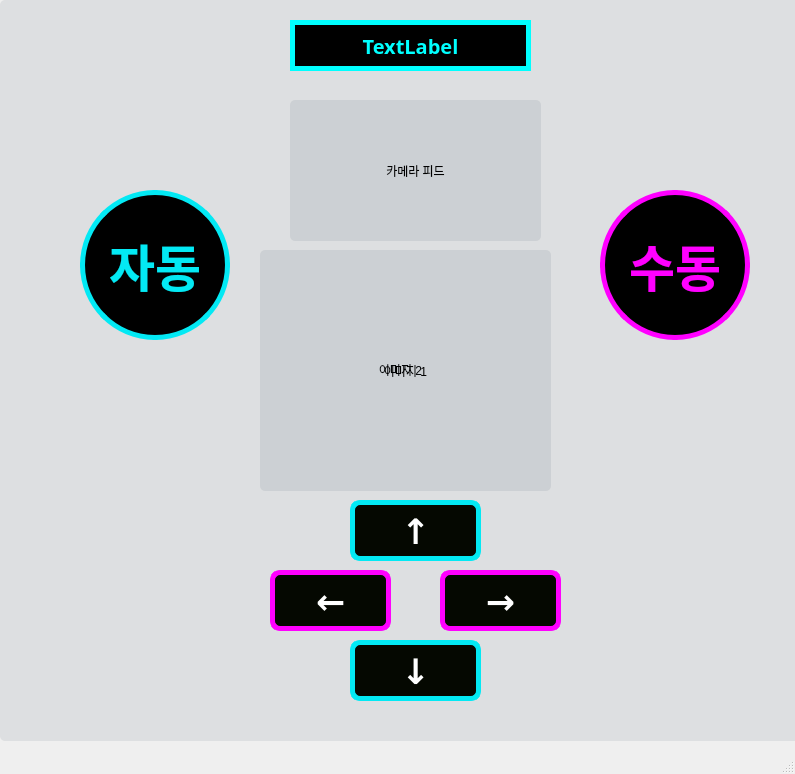
<?xml version="1.0" encoding="UTF-8"?>
<ui version="4.0">
 <class>MainWindow</class>
 <widget class="QMainWindow" name="MainWindow">
  <property name="geometry">
   <rect>
    <x>0</x>
    <y>0</y>
    <width>795</width>
    <height>774</height>
   </rect>
  </property>
  <property name="windowTitle">
   <string>자율주행 제어 시스템</string>
  </property>
  <property name="styleSheet">
   <string notr="true">
    QPushButton {
        border-radius: 10px;
        border: 2px solid #2E86C1;
        color: white;
        font-weight: bold;
    }
    QPushButton:hover {
        border: 2px solid #3498DB;
    }
    QPushButton:pressed {
        background-color: #1A5276;
    }
    QLabel {
        background-color: rgba(52, 73, 94, 0.1);
        border-radius: 5px;
        padding: 5px;
    }
   </string>
  </property>
  <widget class="QWidget" name="centralwidget">
   <widget class="QLabel" name="background_image">
    <property name="geometry">
     <rect>
      <x>0</x>
      <y>0</y>
      <width>801</width>
      <height>741</height>
     </rect>
    </property>
    <property name="cursor">
     <cursorShape>UpArrowCursor</cursorShape>
    </property>
    <property name="focusPolicy">
     <enum>Qt::ClickFocus</enum>
    </property>
    <property name="toolTipDuration">
     <number>-5</number>
    </property>
    <property name="layoutDirection">
     <enum>Qt::LeftToRight</enum>
    </property>
    <property name="frameShape">
     <enum>QFrame::NoFrame</enum>
    </property>
    <property name="frameShadow">
     <enum>QFrame::Sunken</enum>
    </property>
    <property name="midLineWidth">
     <number>3</number>
    </property>
    <property name="text">
     <string>이미지 2</string>
    </property>
    <property name="textFormat">
     <enum>Qt::PlainText</enum>
    </property>
    <property name="alignment">
     <set>Qt::AlignCenter</set>
    </property>
    <property name="margin">
     <number>2</number>
    </property>
   </widget>
   <widget class="QPushButton" name="stick">
    <property name="geometry">
     <rect>
      <x>600</x>
      <y>190</y>
      <width>150</width>
      <height>150</height>
     </rect>
    </property>
    <property name="sizePolicy">
     <sizepolicy hsizetype="Preferred" vsizetype="Preferred">
      <horstretch>0</horstretch>
      <verstretch>0</verstretch>
     </sizepolicy>
    </property>
    <property name="maximumSize">
     <size>
      <width>150</width>
      <height>150</height>
     </size>
    </property>
    <property name="baseSize">
     <size>
      <width>200</width>
      <height>200</height>
     </size>
    </property>
    <property name="font">
     <font>
      <family>Noto Sans Korean Bold</family>
      <pointsize>10</pointsize>
      <weight>75</weight>
      <bold>true</bold>
     </font>
    </property>
    <property name="cursor">
     <cursorShape>PointingHandCursor</cursorShape>
    </property>
    <property name="styleSheet">
     <string notr="true">QPushButton {
    width: 150px;
    height: 150px;
    border-radius: 75px;
    border: 5px solid #ff00ff;
    font-size: 50px;
    text-transform: uppercase;
    background-color: black;
    color: #ff00ff;
}

QPushButton:pressed {
    border: 5px solid #f4eedd;
    color: #f4eedd;
    background-color: #020a10;
}</string>
    </property>
    <property name="text">
     <string>수동</string>
    </property>
    <property name="iconSize">
     <size>
      <width>20</width>
      <height>20</height>
     </size>
    </property>
   </widget>
   <widget class="QPushButton" name="automode">
    <property name="geometry">
     <rect>
      <x>80</x>
      <y>190</y>
      <width>150</width>
      <height>150</height>
     </rect>
    </property>
    <property name="maximumSize">
     <size>
      <width>150</width>
      <height>150</height>
     </size>
    </property>
    <property name="baseSize">
     <size>
      <width>200</width>
      <height>200</height>
     </size>
    </property>
    <property name="font">
     <font>
      <family>Noto Sans Korean Bold</family>
      <pointsize>10</pointsize>
      <weight>75</weight>
      <bold>true</bold>
     </font>
    </property>
    <property name="cursor">
     <cursorShape>PointingHandCursor</cursorShape>
    </property>
    <property name="styleSheet">
     <string notr="true">QPushButton{width: 150px;
height: 150px;
border-radius: 75px;
border: 5px solid #03e9f4; /* 반투명한 테두리 */
font-size: 50px;
background-color: black;
color: #03e9f4;
}
QPushButton:pressed {
    border: 5px solid #f4eedd;
    color: #f4eedd;
    background-color: #020a10;
}</string>
    </property>
    <property name="text">
     <string>자동</string>
    </property>
   </widget>
   <widget class="QPushButton" name="left">
    <property name="geometry">
     <rect>
      <x>270</x>
      <y>570</y>
      <width>121</width>
      <height>61</height>
     </rect>
    </property>
    <property name="font">
     <font>
      <family>맑은 고딕</family>
      <pointsize>10</pointsize>
      <weight>75</weight>
      <bold>true</bold>
     </font>
    </property>
    <property name="cursor">
     <cursorShape>PointingHandCursor</cursorShape>
    </property>
    <property name="styleSheet">
     <string notr="true">QPushButton{
    border: 5px solid #ff00ff; /* 반투명한 테두리 */
    font-size: 35px;
    background-color: #050801; /* 네온 블루 */
    color: white;
}
QPushButton:pressed {
    border: 5px solid #f4eedd;
    color: #f4eedd;
    background-color: #020a10;
}</string>
    </property>
    <property name="text">
     <string>←</string>
    </property>
   </widget>
   <widget class="QPushButton" name="back">
    <property name="geometry">
     <rect>
      <x>350</x>
      <y>640</y>
      <width>131</width>
      <height>61</height>
     </rect>
    </property>
    <property name="font">
     <font>
      <family>맑은 고딕</family>
      <pointsize>10</pointsize>
      <weight>75</weight>
      <bold>true</bold>
     </font>
    </property>
    <property name="cursor">
     <cursorShape>PointingHandCursor</cursorShape>
    </property>
    <property name="styleSheet">
     <string notr="true">QPushButton{border: 5px solid #03e9f4; /* 반투명한 테두리 */
    font-size: 35px;
    background-color: #050801; /* 네온 블루 */
    color: white;
}
QPushButton:pressed {
    border: 5px solid #f4eedd;
    color: #f4eedd;
    background-color: #020a10;
}</string>
    </property>
    <property name="text">
     <string>↓</string>
    </property>
   </widget>
   <widget class="QPushButton" name="go">
    <property name="geometry">
     <rect>
      <x>350</x>
      <y>500</y>
      <width>131</width>
      <height>61</height>
     </rect>
    </property>
    <property name="font">
     <font>
      <family>맑은 고딕</family>
      <pointsize>10</pointsize>
      <weight>75</weight>
      <bold>true</bold>
     </font>
    </property>
    <property name="cursor">
     <cursorShape>PointingHandCursor</cursorShape>
    </property>
    <property name="styleSheet">
     <string notr="true">QPushButton{border: 5px solid #03e9f4; /* 반투명한 테두리 */
    font-size: 35px;
    background-color: #050801; /* 네온 블루 */
    color: white;
}
QPushButton:pressed {
    border: 5px solid #f4eedd;
    color: #f4eedd;
    background-color: #020a10;
}</string>
    </property>
    <property name="text">
     <string>↑</string>
    </property>
   </widget>
   <widget class="QPushButton" name="right">
    <property name="geometry">
     <rect>
      <x>440</x>
      <y>570</y>
      <width>121</width>
      <height>61</height>
     </rect>
    </property>
    <property name="font">
     <font>
      <family>맑은 고딕</family>
      <pointsize>10</pointsize>
      <weight>75</weight>
      <bold>true</bold>
     </font>
    </property>
    <property name="cursor">
     <cursorShape>PointingHandCursor</cursorShape>
    </property>
    <property name="styleSheet">
     <string notr="true">QPushButton{
    border: 5px solid #ff00ff; /* 반투명한 테두리 */
    font-size: 35px;
    background-color: #050801; /* 네온 블루 */
    color: white;
}
QPushButton:pressed {
    border: 5px solid #f4eedd;
    color: #f4eedd;
    background-color: #020a10;
}</string>
    </property>
    <property name="text">
     <string>→</string>
    </property>
   </widget>
   <widget class="QLabel" name="camera">
    <property name="geometry">
     <rect>
      <x>290</x>
      <y>100</y>
      <width>251</width>
      <height>141</height>
     </rect>
    </property>
    <property name="frameShape">
     <enum>QFrame::Box</enum>
    </property>
    <property name="text">
     <string>카메라 피드</string>
    </property>
    <property name="alignment">
     <set>Qt::AlignCenter</set>
    </property>
   </widget>
   <widget class="QLabel" name="steering_wheel">
    <property name="geometry">
     <rect>
      <x>260</x>
      <y>250</y>
      <width>291</width>
      <height>241</height>
     </rect>
    </property>
    <property name="frameShape">
     <enum>QFrame::Box</enum>
    </property>
    <property name="text">
     <string>이미지 1</string>
    </property>
    <property name="alignment">
     <set>Qt::AlignCenter</set>
    </property>
   </widget>
   <widget class="QLabel" name="label">
    <property name="geometry">
     <rect>
      <x>290</x>
      <y>20</y>
      <width>241</width>
      <height>51</height>
     </rect>
    </property>
    <property name="font">
     <font>
      <family>Bahnschrift SemiBold Condensed</family>
      <pointsize>10</pointsize>
      <weight>75</weight>
      <bold>true</bold>
     </font>
    </property>
    <property name="styleSheet">
     <string notr="true">QLabel {
width: 150px;
height: 150px;
border-radius: 75px;
border: 5px solid #00ffff;
font-size: 20px;
background-color: black;
color: #00ffff;
}</string>
    </property>
    <property name="frameShape">
     <enum>QFrame::NoFrame</enum>
    </property>
    <property name="text">
     <string>TextLabel</string>
    </property>
    <property name="alignment">
     <set>Qt::AlignCenter</set>
    </property>
   </widget>
   <zorder>background_image</zorder>
   <zorder>stick</zorder>
   <zorder>automode</zorder>
   <zorder>left</zorder>
   <zorder>back</zorder>
   <zorder>go</zorder>
   <zorder>right</zorder>
   <zorder>steering_wheel</zorder>
   <zorder>camera</zorder>
   <zorder>label</zorder>
  </widget>
  <widget class="QMenuBar" name="menubar">
   <property name="geometry">
    <rect>
     <x>0</x>
     <y>0</y>
     <width>795</width>
     <height>21</height>
    </rect>
   </property>
  </widget>
  <widget class="QStatusBar" name="statusbar"/>
 </widget>
 <resources/>
 <connections/>
</ui>
